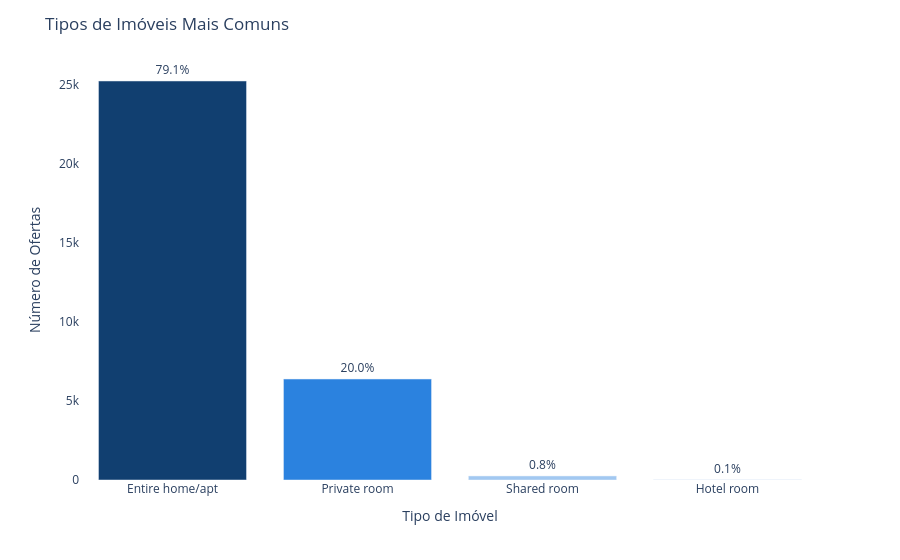

Notebook code for this chart:
### Markdown cell above
## Qual o tipo de imóvel mais comum?

### Code cell
import plotly.express as px

# Contagem absoluta dos tipos de imóvel
room_counts = df_limpo['room_type'].value_counts().reset_index()
room_counts.columns = ['Tipo de Imóvel', 'Contagem']

# Cálculo da porcentagem
total = room_counts['Contagem'].sum()
room_counts['Porcentagem'] = (room_counts['Contagem'] / total) * 100
room_counts['Porcentagem Formatada'] = room_counts['Porcentagem'].apply(lambda x: f'{x:.1f}%')

# Tons de azul pastel
blue_pastel_colors = ['#113f70', '#2b82df', '#a2c8f1', '#e6f0fb']
colors = blue_pastel_colors[:len(room_counts)]

# Criando o gráfico de barras
fig = px.bar(
    room_counts,
    x='Tipo de Imóvel',
    y='Contagem',
    text='Porcentagem Formatada',
    color='Tipo de Imóvel',
    color_discrete_sequence=colors
)

# Ajustando o layout e os rótulos
fig.update_traces(textposition='outside')
fig.update_layout(
    title='Tipos de Imóveis Mais Comuns',
    xaxis_title='Tipo de Imóvel',
    yaxis_title='Número de Ofertas',
    showlegend=False,
    plot_bgcolor='white'
)

fig.show()

### Figure 1 — Plotly figure (JSON) as saved in the notebook; plotly's stock layout.template omitted (floating-point values rounded to 4 significant figures)
{"data": [{"alignmentgroup": "True", "hovertemplate": "Tipo de Imóvel=%{x}<br>Contagem=%{y}<br>Porcentagem Formatada=%{text}<extra></extra>", "legendgroup": "Entire home/apt", "marker": {"color": "#113f70", "pattern": {"shape": ""}}, "name": "Entire home/apt", "offsetgroup": "Entire home/apt", "orientation": "v", "showlegend": true, "text": ["79.1%"], "textposition": "outside", "type": "bar", "x": ["Entire home/apt"], "xaxis": "x", "y": [25240], "yaxis": "y"}, {"alignmentgroup": "True", "hovertemplate": "Tipo de Imóvel=%{x}<br>Contagem=%{y}<br>Porcentagem Formatada=%{text}<extra></extra>", "legendgroup": "Private room", "marker": {"color": "#2b82df", "pattern": {"shape": ""}}, "name": "Private room", "offsetgroup": "Private room", "orientation": "v", "showlegend": true, "text": ["20.0%"], "textposition": "outside", "type": "bar", "x": ["Private room"], "xaxis": "x", "y": [6385], "yaxis": "y"}, {"alignmentgroup": "True", "hovertemplate": "Tipo de Imóvel=%{x}<br>Contagem=%{y}<br>Porcentagem Formatada=%{text}<extra></extra>", "legendgroup": "Shared room", "marker": {"color": "#a2c8f1", "pattern": {"shape": ""}}, "name": "Shared room", "offsetgroup": "Shared room", "orientation": "v", "showlegend": true, "text": ["0.8%"], "textposition": "outside", "type": "bar", "x": ["Shared room"], "xaxis": "x", "y": [253], "yaxis": "y"}, {"alignmentgroup": "True", "hovertemplate": "Tipo de Imóvel=%{x}<br>Contagem=%{y}<br>Porcentagem Formatada=%{text}<extra></extra>", "legendgroup": "Hotel room", "marker": {"color": "#e6f0fb", "pattern": {"shape": ""}}, "name": "Hotel room", "offsetgroup": "Hotel room", "orientation": "v", "showlegend": true, "text": ["0.1%"], "textposition": "outside", "type": "bar", "x": ["Hotel room"], "xaxis": "x", "y": [16], "yaxis": "y"}], "layout": {"barmode": "relative", "legend": {"title": {"text": "Tipo de Imóvel"}, "tracegroupgap": 0}, "margin": {"t": 60}, "plot_bgcolor": "white", "showlegend": false, "title": {"text": "Tipos de Imóveis Mais Comuns"}, "xaxis": {"anchor": "y", "categoryarray": ["Entire home/apt", "Private room", "Shared room", "Hotel room"], "categoryorder": "array", "domain": [0, 1], "title": {"text": "Tipo de Imóvel"}}, "yaxis": {"anchor": "x", "domain": [0, 1], "title": {"text": "Número de Ofertas"}}}}
